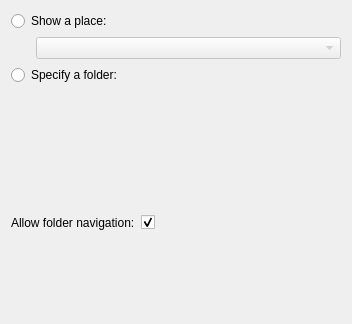
<?xml version="1.0" encoding="UTF-8"?>
<ui version="4.0">
 <class>LocalMusicConfig</class>
 <widget class="QWidget" name="LocalMusicConfig">
  <property name="geometry">
   <rect>
    <x>0</x>
    <y>0</y>
    <width>352</width>
    <height>324</height>
   </rect>
  </property>
  <layout class="QVBoxLayout" name="verticalLayout">
   <item>
    <widget class="QRadioButton" name="showPlace">
     <property name="text">
      <string>Show a place:</string>
     </property>
    </widget>
   </item>
   <item>
    <layout class="QHBoxLayout" name="horizontalLayout">
     <item>
      <spacer name="horizontalSpacer">
       <property name="orientation">
        <enum>Qt::Horizontal</enum>
       </property>
       <property name="sizeType">
        <enum>QSizePolicy::Fixed</enum>
       </property>
       <property name="sizeHint" stdset="0">
        <size>
         <width>25</width>
         <height>20</height>
        </size>
       </property>
      </spacer>
     </item>
     <item>
      <widget class="QComboBox" name="placesCombo">
       <property name="enabled">
        <bool>false</bool>
       </property>
      </widget>
     </item>
    </layout>
   </item>
   <item>
    <widget class="QRadioButton" name="showCustomFolder">
     <property name="text">
      <string>Specify a folder:</string>
     </property>
    </widget>
   </item>
   <item>
    <layout class="QHBoxLayout" name="horizontalLayout_3">
     <property name="spacing">
      <number>0</number>
     </property>
     <item>
      <spacer name="horizontalSpacer_2">
       <property name="orientation">
        <enum>Qt::Horizontal</enum>
       </property>
       <property name="sizeType">
        <enum>QSizePolicy::Minimum</enum>
       </property>
       <property name="sizeHint" stdset="0">
        <size>
         <width>25</width>
         <height>18</height>
        </size>
       </property>
      </spacer>
     </item>
     <item>
      <widget class="KUrlRequester" name="urlRequester">
       <property name="enabled">
        <bool>false</bool>
       </property>
       <property name="sizePolicy">
        <sizepolicy hsizetype="Expanding" vsizetype="Preferred">
         <horstretch>0</horstretch>
         <verstretch>0</verstretch>
        </sizepolicy>
       </property>
       <property name="clickMessage">
        <string>Type a path or a URL here</string>
       </property>
      </widget>
     </item>
    </layout>
   </item>
   <item>
    <spacer name="verticalSpacer">
     <property name="orientation">
      <enum>Qt::Vertical</enum>
     </property>
     <property name="sizeType">
      <enum>QSizePolicy::Minimum</enum>
     </property>
     <property name="sizeHint" stdset="0">
      <size>
       <width>20</width>
       <height>20</height>
      </size>
     </property>
    </spacer>
   </item>
   <item>
    <layout class="QFormLayout" name="formLayout">
     <property name="fieldGrowthPolicy">
      <enum>QFormLayout::ExpandingFieldsGrow</enum>
     </property>
     <item row="0" column="0">
      <widget class="QLabel" name="label_5">
       <property name="text">
        <string>Allow folder navigation:</string>
       </property>
      </widget>
     </item>
     <item row="0" column="1">
      <widget class="QCheckBox" name="folderNavigationCheckBox">
       <property name="text">
        <string/>
       </property>
       <property name="checked">
        <bool>true</bool>
       </property>
       <property name="autoRepeat">
        <bool>false</bool>
       </property>
      </widget>
     </item>
    </layout>
   </item>
  </layout>
 </widget>
 <customwidgets>
  <customwidget>
   <class>KUrlRequester</class>
   <extends>QFrame</extends>
   <header>kurlrequester.h</header>
   <container>1</container>
  </customwidget>
 </customwidgets>
 <resources/>
 <connections>
  <connection>
   <sender>showPlace</sender>
   <signal>toggled(bool)</signal>
   <receiver>placesCombo</receiver>
   <slot>setEnabled(bool)</slot>
   <hints>
    <hint type="sourcelabel">
     <x>199</x>
     <y>14</y>
    </hint>
    <hint type="destinationlabel">
     <x>214</x>
     <y>41</y>
    </hint>
   </hints>
  </connection>
  <connection>
   <sender>showCustomFolder</sender>
   <signal>toggled(bool)</signal>
   <receiver>urlRequester</receiver>
   <slot>setEnabled(bool)</slot>
   <hints>
    <hint type="sourcelabel">
     <x>199</x>
     <y>69</y>
    </hint>
    <hint type="destinationlabel">
     <x>212</x>
     <y>97</y>
    </hint>
   </hints>
  </connection>
 </connections>
</ui>
